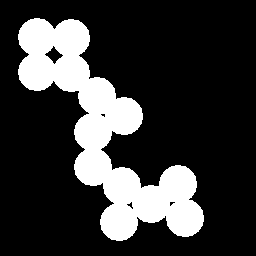
#> input picture code/circles.png, 256 x 256 px
$ jupyter execute morphology1.ipynb
#> lines starting #> are read from the running program, lines starting #| are printed output that depends on the picture; after the words box and inside, x2 and y2 are one past the last pixel; in counts of white or black regions, pixels touching at a corner belong together
# <center> **Morfología Matemática** </center>
## <font size=4> **Visión por Computadora 2025** </font> <font color=gray size=4> -- Alan Reyes-Figueroa </font>

[cell 1]
import numpy as np
import matplotlib.pyplot as plt
from matplotlib.patches import Rectangle

import skimage as ski
from skimage.filters import thresholding as th

from skimage import morphology as mo
from scipy import ndimage as ndi

## Morphological transformations

[cell 2]
def cross(r=2):
    x = np.zeros((r,r)).astype(int)
    x[:,r//2] = 1
    x[r//2,:] = 1
    x = np.pad(x, [1,1])
    return x

[cell 3]
r = 25
sq = mo.square(r)
st = mo.star(r)
dm = mo.diamond(r)
di = mo.disk(r)
oc = mo.octagon(r, 2)
cr = cross(r)

[cell 4]
plt.figure()
plt.subplot(2,3,1)
plt.imshow(np.pad(sq, [1,1]), cmap='gray')
plt.subplot(2,3,2)
plt.imshow(di, cmap='gray')
plt.subplot(2,3,3)
plt.imshow(st, cmap='gray')
plt.subplot(2,3,4)
plt.imshow(dm, cmap='gray')
plt.subplot(2,3,5)
plt.imshow(oc, cmap='gray')
plt.subplot(2,3,6)
plt.imshow(cr, cmap='gray')
plt.show()

## Dilation

[cell 5]
I = plt.imread('circles.png')
#> I is the input picture: shape (256, 256, 4) float32; mean R, G, B, A 0.216, 0.216, 0.216, 1
I.shape
#> Out = (256, 256, 4)

[cell 6]
I = ski.color.rgb2gray(I[:,:,:3])
#> I: shape (256, 256) float32; values 0 (black) and 1 (white), 21.6% white; 1 white region, box (x1, y1, x2, y2) and area: (18, 18, 204, 241) 14134
I.shape
#> Out = (256, 256)

[cell 7]
plt.figure(figsize=(3,3))
plt.imshow(I, cmap='gray')
plt.show()

[cell 8]
se3  = mo.disk(3)
se5  = mo.disk(5)
se7  = mo.disk(7)
se11 = mo.disk(11)

[cell 9]
dilation3  = mo.dilation(I, se3)
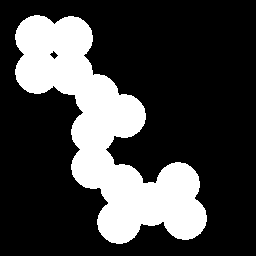
#> dilation3: shape (256, 256) float32; values 0 (black) and 1 (white), 25.9% white; 1 white region, box (x1, y1, x2, y2) and area: (15, 15, 207, 244) 16943
dilation5  = mo.dilation(I, se5)
#> dilation5: shape (256, 256) float32; values 0 (black) and 1 (white), 28.7% white; 1 white region, box (x1, y1, x2, y2) and area: (13, 13, 209, 246) 18840
dilation7  = mo.dilation(I, se7)
#> dilation7: shape (256, 256) float32; values 0 (black) and 1 (white), 31.2% white; 1 white region, box (x1, y1, x2, y2) and area: (11, 11, 211, 248) 20438
dilation11 = mo.dilation(I, se11)
#> dilation11: shape (256, 256) float32; values 0 (black) and 1 (white), 36.7% white; 1 white region, box (x1, y1, x2, y2) and area: (7, 7, 215, 252) 24071

[cell 10]
plt.figure(figsize=(10,4))
plt.subplot(1,4,1)
plt.imshow(dilation3, cmap='gray')
plt.subplot(1,4,2)
plt.imshow(dilation5, cmap='gray')
plt.subplot(1,4,3)
plt.imshow(dilation7, cmap='gray')
plt.subplot(1,4,4)
plt.imshow(dilation11, cmap='gray')
plt.show()

[cell 11]
se3  = mo.disk(11)
se5  = mo.square(11)
se7  = mo.diamond(11)

[cell 12]
dilation3  = mo.dilation(I, se3)
dilation5  = mo.dilation(I, se5)
#> dilation5: shape (256, 256) float32; values 0 (black) and 1 (white), 30.5% white; 1 white region, box (x1, y1, x2, y2) and area: (13, 13, 209, 246) 19979
dilation7  = mo.dilation(I, se7)
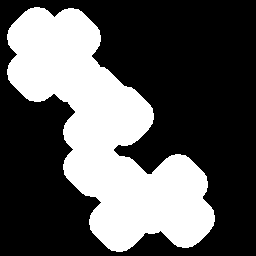
#> dilation7: shape (256, 256) float32; values 0 (black) and 1 (white), 35% white; 1 white region, box (x1, y1, x2, y2) and area: (7, 7, 215, 252) 22936

[cell 13]
plt.figure(figsize=(10,4))
plt.subplot(1,4,1)
plt.imshow(I, cmap='gray')
plt.subplot(1,4,2)
plt.imshow(dilation3, cmap='gray')
plt.subplot(1,4,3)
plt.imshow(dilation5, cmap='gray')
plt.subplot(1,4,4)
plt.imshow(dilation7, cmap='gray')
plt.show()

## Erosion

[cell 14]
I = plt.imread('circles.png')
I.shape
#> Out = (256, 256, 4)

[cell 15]
I = ski.color.rgb2gray(I[:,:,:3])
I.shape
#> Out = (256, 256)

[cell 16]
plt.figure(figsize=(4,4))
plt.imshow(I, cmap='gray')
plt.show()

[cell 17]
se3  = mo.disk(3)
se5  = mo.disk(5)
se7  = mo.disk(7)
se11 = mo.disk(11)

[cell 18]
erosion3  = mo.erosion(I, se3)
#> erosion3: shape (256, 256) float32; values 0 (black) and 1 (white), 16.9% white; 1 white region, box (x1, y1, x2, y2) and area: (21, 21, 201, 238) 11092
erosion5  = mo.erosion(I, se5)
#> erosion5: shape (256, 256) float32; values 0 (black) and 1 (white), 13.4% white; 1 white region, box (x1, y1, x2, y2) and area: (23, 23, 199, 236) 8792
erosion7  = mo.erosion(I, se7)
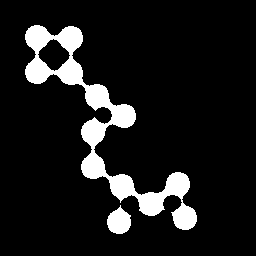
#> erosion7: shape (256, 256) float32; values 0 (black) and 1 (white), 10.4% white; 2 white regions, box (x1, y1, x2, y2) and area: (25, 25, 197, 230) 6312, (107, 205, 131, 234) 480
erosion11 = mo.erosion(I, se11)
#> erosion11: shape (256, 256) float32; values 0 (black) and 1 (white), 4.4% white; 13 white regions, largest, box (x1, y1, x2, y2) and area: (142, 196, 161, 212) 233, (89, 88, 107, 105) 228, (114, 108, 132, 124) 227

[cell 19]
plt.figure(figsize=(10,4))
plt.subplot(1,4,1)
plt.imshow(erosion3, cmap='gray')
plt.subplot(1,4,2)
plt.imshow(erosion5, cmap='gray')
plt.subplot(1,4,3)
plt.imshow(erosion7, cmap='gray')
plt.subplot(1,4,4)
plt.imshow(erosion11, cmap='gray')
plt.show()

## Opening

[cell 20]
I = plt.imread('Cosmos_original.jpeg')
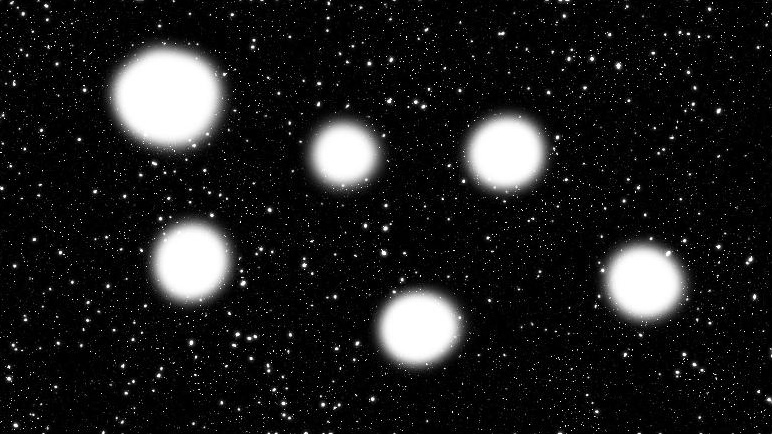
#> input picture code/Cosmos_original.jpeg, 772 x 434 px
#> I is the input picture: shape (434, 772, 3); min 0, max 255, mean 31.3
I.shape
#> Out = (434, 772, 3)

[cell 21]
I = ski.color.rgb2gray(I[:,:,:3])
#> I: shape (434, 772) float64
I.shape
#> Out = (434, 772)

[cell 22]
I = (255*I).astype(np.uint8)

[cell 23]
I

[cell 24]
se05 = mo.disk(5)
se10 = mo.disk(10)
se15 = mo.disk(15)
se20 = mo.disk(20)

[cell 25]
opening05 = mo.opening(I, se05)
opening10 = mo.opening(I, se10)
opening15 = mo.opening(I, se15)
opening20 = mo.opening(I, se20)

[cell 26]
plt.figure(figsize=(10,4))
plt.subplot(1,4,1)
plt.imshow(I, cmap='gray')
plt.subplot(1,4,2)
plt.imshow(opening05, cmap='gray')
plt.subplot(1,4,3)
plt.imshow(opening10, cmap='gray')
plt.subplot(1,4,4)
plt.imshow(opening15, cmap='gray')
plt.show()

[cell 27]
plt.figure(figsize=(10,10))
plt.imshow(opening05, cmap='gray')
plt.show()

## Closing

[cell 28]
I = plt.imread('Cosmos_original.jpeg')
I.shape

[cell 29]
I = ski.color.rgb2gray(I[:,:,:3])
I.shape

[cell 30]
I = (255*I).astype(np.uint8)
I = 255 - I

[cell 31]
plt.figure(figsize=(10,10))
plt.imshow(I, cmap='gray')
plt.show()

[cell 32]
se3  = mo.disk(3)
se5  = mo.disk(5)
se7  = mo.disk(7)
se11 = mo.disk(11)

[cell 33]
closing3  = mo.closing(I, se3)
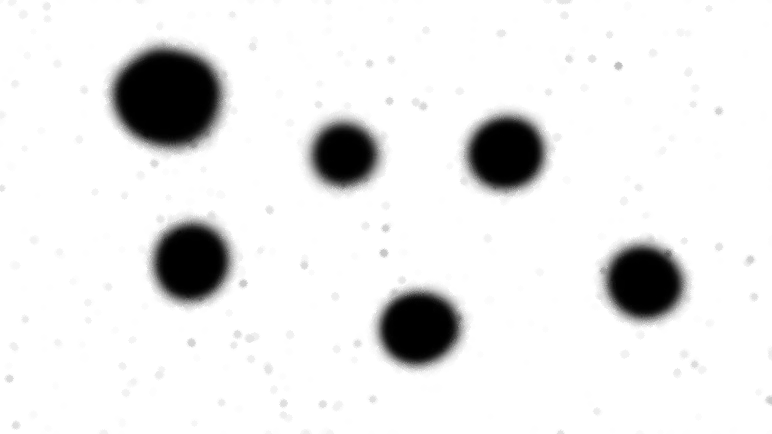
#> closing3: shape (434, 772); min 0, max 255, mean 231.3
closing5  = mo.closing(I, se5)
closing7  = mo.closing(I, se7)
closing11 = mo.closing(I, se11)

[cell 34]
plt.figure(figsize=(10,4))
plt.subplot(1,4,1)
plt.imshow(I, cmap='gray')
plt.subplot(1,4,2)
plt.imshow(closing3, cmap='gray')
plt.subplot(1,4,3)
plt.imshow(closing5, cmap='gray')
plt.subplot(1,4,4)
plt.imshow(closing7, cmap='gray')
plt.show()

[cell 35]
plt.figure(figsize=(10,10))
plt.imshow(closing5, cmap='gray')
plt.show()

## Top-Hat

[cell 36]
I = plt.imread('Cosmos_original.jpeg')
I.shape

[cell 37]
I = ski.color.rgb2gray(I[:,:,:3])
I.shape

[cell 38]
I = (255*I).astype(np.uint8)

[cell 39]
se3  = mo.disk(3)
se5  = mo.disk(5)
se7  = mo.disk(7)
se11 = mo.disk(11)

[cell 40]
tophat3  = mo.white_tophat(I, se3)
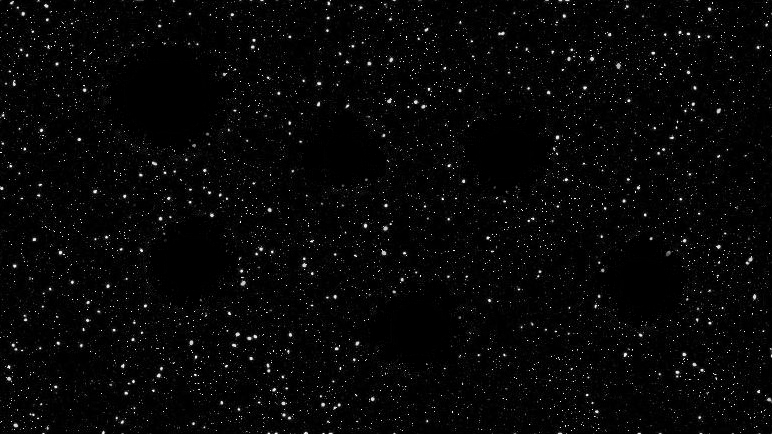
#> tophat3: shape (434, 772); min 0, max 255, mean 7.5
tophat5  = mo.white_tophat(I, se5)
tophat7  = mo.white_tophat(I, se7)
tophat11 = mo.white_tophat(I, se11)

[cell 41]
plt.figure(figsize=(10,4))
plt.subplot(1,4,1)
plt.imshow(I, cmap='gray')
plt.subplot(1,4,2)
plt.imshow(tophat3, cmap='gray')
plt.subplot(1,4,3)
plt.imshow(tophat5, cmap='gray')
plt.subplot(1,4,4)
plt.imshow(tophat7, cmap='gray')
plt.show()

[cell 42]
plt.figure(figsize=(10,10))
plt.imshow(tophat3, cmap='gray')
plt.show()

## Black Top-Hat

[cell 43]
I = plt.imread('Cosmos_original.jpeg')
I.shape

[cell 44]
I = ski.color.rgb2gray(I[:,:,:3])
I.shape

[cell 45]
I = (255*I).astype(np.uint8)
I = 255 - I

[cell 46]
se3  = mo.disk(3)
se5  = mo.disk(5)
se7  = mo.disk(7)
se11 = mo.disk(11)

[cell 47]
tophat3  = mo.black_tophat(I, se3)
tophat5  = mo.black_tophat(I, se5)
tophat7  = mo.black_tophat(I, se7)
tophat11 = mo.black_tophat(I, se11)

[cell 48]
plt.figure(figsize=(10,4))
plt.subplot(1,4,1)
plt.imshow(I, cmap='gray')
plt.subplot(1,4,2)
plt.imshow(tophat3, cmap='gray')
plt.subplot(1,4,3)
plt.imshow(tophat5, cmap='gray')
plt.subplot(1,4,4)
plt.imshow(tophat7, cmap='gray')
plt.show()

[cell 49]
plt.figure(figsize=(10,10))
plt.imshow(tophat5, cmap='gray')
plt.show()

## Borders

[cell 50]
I = plt.imread('circles.png')
I.shape

[cell 51]
I = ski.color.rgb2gray(I[:,:,:3])
I.shape

[cell 52]
se1 = mo.disk(1)
se3  = mo.disk(3)
se5  = mo.disk(5)
se7  = mo.disk(7)
se11 = mo.disk(11)

[cell 53]
dilation1  = mo.dilation(I, se1)
#> dilation1: shape (256, 256) float32; values 0 (black) and 1 (white), 23% white; 1 white region, box (x1, y1, x2, y2) and area: (17, 17, 205, 242) 15055
dilation3  = mo.dilation(I, se3)
dilation5  = mo.dilation(I, se5)
dilation7  = mo.dilation(I, se7)
dilation11 = mo.dilation(I, se11)

[cell 54]
plt.figure(figsize=(10,4))
plt.subplot(1,4,1)
plt.imshow(dilation1 - I, cmap='gray')
plt.subplot(1,4,2)
plt.imshow(dilation3 - I, cmap='gray')
plt.subplot(1,4,3)
plt.imshow(dilation5 - I, cmap='gray')
plt.subplot(1,4,4)
plt.imshow(dilation7 - I, cmap='gray')
plt.show()

[cell 55]
plt.figure(figsize=(6,6))
plt.imshow(dilation1 - I, cmap='gray')
plt.show()

[cell 56]
se1 = mo.disk(1)
se3  = mo.disk(3)
se5  = mo.disk(5)
se7  = mo.disk(7)
se11 = mo.disk(11)

[cell 57]
erosion1  = mo.erosion(I, se1)
#> erosion1: shape (256, 256) float32; values 0 (black) and 1 (white), 20.1% white; 1 white region, box (x1, y1, x2, y2) and area: (19, 19, 203, 240) 13199
erosion3  = mo.erosion(I, se3)
erosion5  = mo.erosion(I, se5)
erosion7  = mo.erosion(I, se7)
erosion11 = mo.erosion(I, se11)

[cell 58]
plt.figure(figsize=(10,4))
plt.subplot(1,4,1)
plt.imshow(I - erosion1, cmap='gray')
plt.subplot(1,4,2)
plt.imshow(I - erosion3, cmap='gray')
plt.subplot(1,4,3)
plt.imshow(I - erosion5, cmap='gray')
plt.subplot(1,4,4)
plt.imshow(I - erosion7, cmap='gray')
plt.show()

[cell 59]
plt.figure(figsize=(6,6))
plt.imshow(I - erosion1, cmap='gray')
plt.show()

[cell 60]
A = dilation1 - I
#> A: shape (256, 256) float32; values 0 (black) and 1 (white), 1.4% white in thin lines or dots, all inside (x1, y1, x2, y2) = (17, 17, 205, 242)
B = I - erosion1
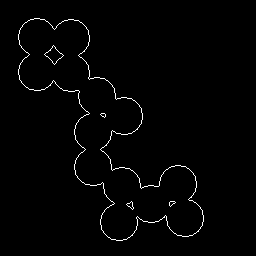
#> B: shape (256, 256) float32; values 0 (black) and 1 (white), 1.4% white in thin lines or dots, all inside (x1, y1, x2, y2) = (18, 18, 204, 241)

[cell 61]
plt.figure(figsize=(6,6))
plt.imshow(A-B, cmap='gray')
plt.show()
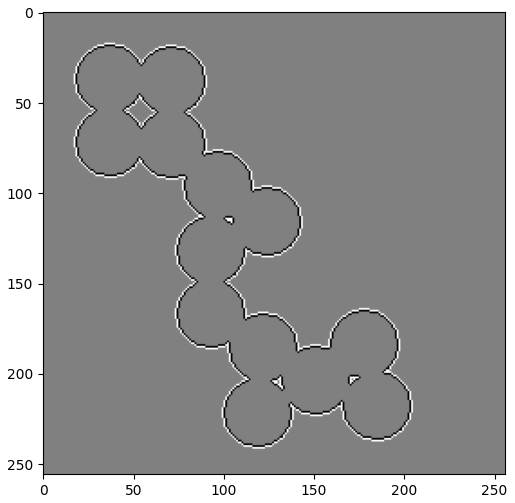
#> figure drawn by matplotlib, 1 panel

[cell 62]
plt.figure(figsize=(10,4))
plt.subplot(1,4,1)
plt.imshow(dilation1 - erosion1, cmap='gray')
plt.subplot(1,4,2)
plt.imshow(dilation3 - erosion3, cmap='gray')
plt.subplot(1,4,3)
plt.imshow(dilation5 - erosion5, cmap='gray')
plt.subplot(1,4,4)
plt.imshow(dilation7 - erosion7, cmap='gray')
plt.show()
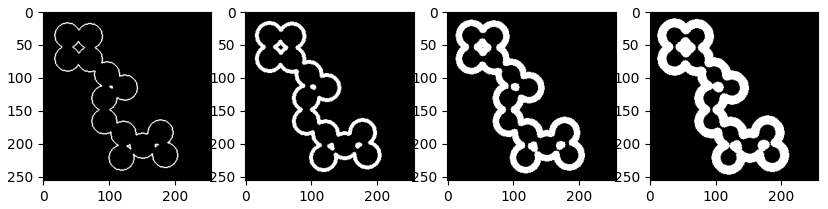
#> figure drawn by matplotlib, 4 panels

[cell 63]
plt.figure(figsize=(6,6))
plt.imshow(dilation1 - erosion1, cmap='gray')
plt.show()
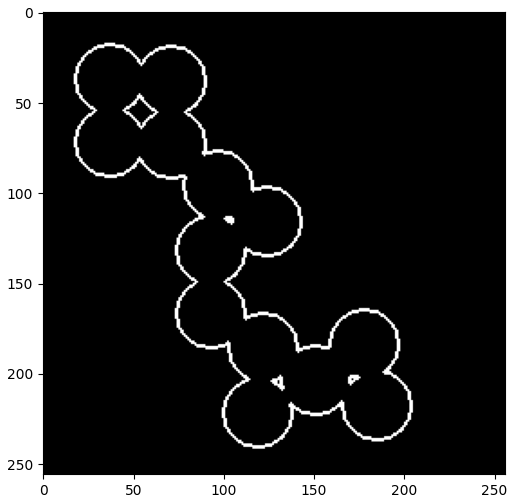
#> figure drawn by matplotlib, 1 panel
